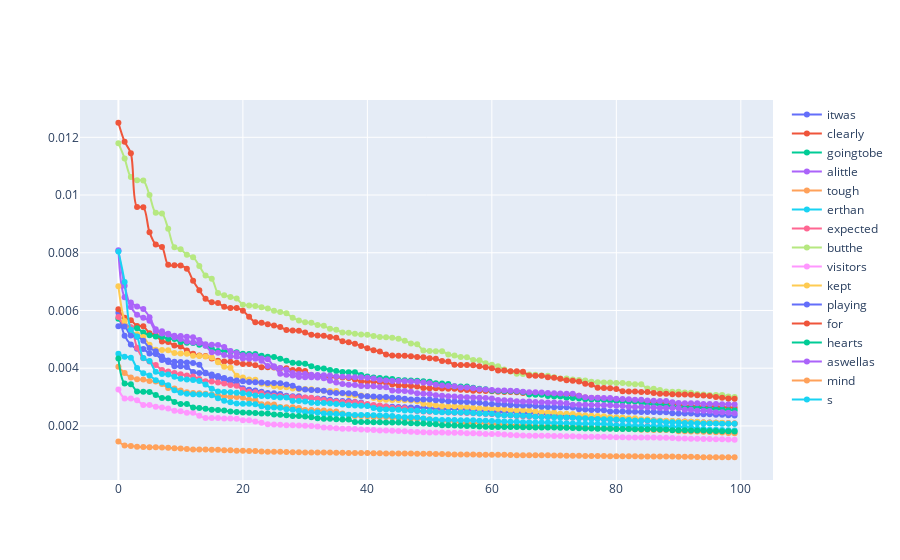

The code cell stored with this chart in its notebook:
### Code cell
max_parad = 100 # max_non_zeroes
slg.util.plot_scatter_line(list(range(max_parad)),sent_seq.chain.tokens[0].paradigm.values,sent_seq.chain.tokens[0].label, add_trace=[(list(range(max_parad)), token.paradigm.values, token.label) for token in sent_seq.chain.tokens[1:]])

### Figure 1 — Plotly figure (JSON) as saved in the notebook; plotly's stock layout.template omitted (floating-point values rounded to 4 significant figures; data arrays with more than 128 entries replaced by an {"elided": "..."} marker saying what was removed)
{"data": [{"line": {"shape": "spline"}, "mode": "lines+markers", "name": "itwas", "type": "scatter", "x": [0, 1, 2, 3, 4, 5, 6, 7, 8, 9, 10, 11, 12, 13, 14, 15, 16, 17, 18, 19, 20, 21, 22, 23, 24, 25, 26, 27, 28, 29, 30, 31, 32, 33, 34, 35, 36, 37, 38, 39, 40, 41, 42, 43, 44, 45, 46, 47, 48, 49, 50, 51, 52, 53, 54, 55, 56, 57, 58, 59, 60, 61, 62, 63, 64, 65, 66, 67, 68, 69, 70, 71, 72, 73, 74, 75, 76, 77, 78, 79, 80, 81, 82, 83, 84, 85, 86, 87, 88, 89, 90, 91, 92, 93, 94, 95, 96, 97, 98, 99], "y": {"elided": "3220 float values"}}, {"line": {"shape": "spline"}, "mode": "lines+markers", "name": "clearly", "type": "scatter", "x": [0, 1, 2, 3, 4, 5, 6, 7, 8, 9, 10, 11, 12, 13, 14, 15, 16, 17, 18, 19, 20, 21, 22, 23, 24, 25, 26, 27, 28, 29, 30, 31, 32, 33, 34, 35, 36, 37, 38, 39, 40, 41, 42, 43, 44, 45, 46, 47, 48, 49, 50, 51, 52, 53, 54, 55, 56, 57, 58, 59, 60, 61, 62, 63, 64, 65, 66, 67, 68, 69, 70, 71, 72, 73, 74, 75, 76, 77, 78, 79, 80, 81, 82, 83, 84, 85, 86, 87, 88, 89, 90, 91, 92, 93, 94, 95, 96, 97, 98, 99], "y": {"elided": "3220 float values"}}, {"line": {"shape": "spline"}, "mode": "lines+markers", "name": "goingtobe", "type": "scatter", "x": [0, 1, 2, 3, 4, 5, 6, 7, 8, 9, 10, 11, 12, 13, 14, 15, 16, 17, 18, 19, 20, 21, 22, 23, 24, 25, 26, 27, 28, 29, 30, 31, 32, 33, 34, 35, 36, 37, 38, 39, 40, 41, 42, 43, 44, 45, 46, 47, 48, 49, 50, 51, 52, 53, 54, 55, 56, 57, 58, 59, 60, 61, 62, 63, 64, 65, 66, 67, 68, 69, 70, 71, 72, 73, 74, 75, 76, 77, 78, 79, 80, 81, 82, 83, 84, 85, 86, 87, 88, 89, 90, 91, 92, 93, 94, 95, 96, 97, 98, 99], "y": {"elided": "3220 float values"}}, {"line": {"shape": "spline"}, "mode": "lines+markers", "name": "alittle", "type": "scatter", "x": [0, 1, 2, 3, 4, 5, 6, 7, 8, 9, 10, 11, 12, 13, 14, 15, 16, 17, 18, 19, 20, 21, 22, 23, 24, 25, 26, 27, 28, 29, 30, 31, 32, 33, 34, 35, 36, 37, 38, 39, 40, 41, 42, 43, 44, 45, 46, 47, 48, 49, 50, 51, 52, 53, 54, 55, 56, 57, 58, 59, 60, 61, 62, 63, 64, 65, 66, 67, 68, 69, 70, 71, 72, 73, 74, 75, 76, 77, 78, 79, 80, 81, 82, 83, 84, 85, 86, 87, 88, 89, 90, 91, 92, 93, 94, 95, 96, 97, 98, 99], "y": {"elided": "3220 float values"}}, {"line": {"shape": "spline"}, "mode": "lines+markers", "name": "tough", "type": "scatter", "x": [0, 1, 2, 3, 4, 5, 6, 7, 8, 9, 10, 11, 12, 13, 14, 15, 16, 17, 18, 19, 20, 21, 22, 23, 24, 25, 26, 27, 28, 29, 30, 31, 32, 33, 34, 35, 36, 37, 38, 39, 40, 41, 42, 43, 44, 45, 46, 47, 48, 49, 50, 51, 52, 53, 54, 55, 56, 57, 58, 59, 60, 61, 62, 63, 64, 65, 66, 67, 68, 69, 70, 71, 72, 73, 74, 75, 76, 77, 78, 79, 80, 81, 82, 83, 84, 85, 86, 87, 88, 89, 90, 91, 92, 93, 94, 95, 96, 97, 98, 99], "y": {"elided": "3220 float values"}}, {"line": {"shape": "spline"}, "mode": "lines+markers", "name": "erthan", "type": "scatter", "x": [0, 1, 2, 3, 4, 5, 6, 7, 8, 9, 10, 11, 12, 13, 14, 15, 16, 17, 18, 19, 20, 21, 22, 23, 24, 25, 26, 27, 28, 29, 30, 31, 32, 33, 34, 35, 36, 37, 38, 39, 40, 41, 42, 43, 44, 45, 46, 47, 48, 49, 50, 51, 52, 53, 54, 55, 56, 57, 58, 59, 60, 61, 62, 63, 64, 65, 66, 67, 68, 69, 70, 71, 72, 73, 74, 75, 76, 77, 78, 79, 80, 81, 82, 83, 84, 85, 86, 87, 88, 89, 90, 91, 92, 93, 94, 95, 96, 97, 98, 99], "y": {"elided": "3220 float values"}}, {"line": {"shape": "spline"}, "mode": "lines+markers", "name": "expected", "type": "scatter", "x": [0, 1, 2, 3, 4, 5, 6, 7, 8, 9, 10, 11, 12, 13, 14, 15, 16, 17, 18, 19, 20, 21, 22, 23, 24, 25, 26, 27, 28, 29, 30, 31, 32, 33, 34, 35, 36, 37, 38, 39, 40, 41, 42, 43, 44, 45, 46, 47, 48, 49, 50, 51, 52, 53, 54, 55, 56, 57, 58, 59, 60, 61, 62, 63, 64, 65, 66, 67, 68, 69, 70, 71, 72, 73, 74, 75, 76, 77, 78, 79, 80, 81, 82, 83, 84, 85, 86, 87, 88, 89, 90, 91, 92, 93, 94, 95, 96, 97, 98, 99], "y": {"elided": "3220 float values"}}, {"line": {"shape": "spline"}, "mode": "lines+markers", "name": "butthe", "type": "scatter", "x": [0, 1, 2, 3, 4, 5, 6, 7, 8, 9, 10, 11, 12, 13, 14, 15, 16, 17, 18, 19, 20, 21, 22, 23, 24, 25, 26, 27, 28, 29, 30, 31, 32, 33, 34, 35, 36, 37, 38, 39, 40, 41, 42, 43, 44, 45, 46, 47, 48, 49, 50, 51, 52, 53, 54, 55, 56, 57, 58, 59, 60, 61, 62, 63, 64, 65, 66, 67, 68, 69, 70, 71, 72, 73, 74, 75, 76, 77, 78, 79, 80, 81, 82, 83, 84, 85, 86, 87, 88, 89, 90, 91, 92, 93, 94, 95, 96, 97, 98, 99], "y": {"elided": "3220 float values"}}, {"line": {"shape": "spline"}, "mode": "lines+markers", "name": "visitors", "type": "scatter", "x": [0, 1, 2, 3, 4, 5, 6, 7, 8, 9, 10, 11, 12, 13, 14, 15, 16, 17, 18, 19, 20, 21, 22, 23, 24, 25, 26, 27, 28, 29, 30, 31, 32, 33, 34, 35, 36, 37, 38, 39, 40, 41, 42, 43, 44, 45, 46, 47, 48, 49, 50, 51, 52, 53, 54, 55, 56, 57, 58, 59, 60, 61, 62, 63, 64, 65, 66, 67, 68, 69, 70, 71, 72, 73, 74, 75, 76, 77, 78, 79, 80, 81, 82, 83, 84, 85, 86, 87, 88, 89, 90, 91, 92, 93, 94, 95, 96, 97, 98, 99], "y": {"elided": "3220 float values"}}, {"line": {"shape": "spline"}, "mode": "lines+markers", "name": "kept", "type": "scatter", "x": [0, 1, 2, 3, 4, 5, 6, 7, 8, 9, 10, 11, 12, 13, 14, 15, 16, 17, 18, 19, 20, 21, 22, 23, 24, 25, 26, 27, 28, 29, 30, 31, 32, 33, 34, 35, 36, 37, 38, 39, 40, 41, 42, 43, 44, 45, 46, 47, 48, 49, 50, 51, 52, 53, 54, 55, 56, 57, 58, 59, 60, 61, 62, 63, 64, 65, 66, 67, 68, 69, 70, 71, 72, 73, 74, 75, 76, 77, 78, 79, 80, 81, 82, 83, 84, 85, 86, 87, 88, 89, 90, 91, 92, 93, 94, 95, 96, 97, 98, 99], "y": {"elided": "3220 float values"}}, {"line": {"shape": "spline"}, "mode": "lines+markers", "name": "playing", "type": "scatter", "x": [0, 1, 2, 3, 4, 5, 6, 7, 8, 9, 10, 11, 12, 13, 14, 15, 16, 17, 18, 19, 20, 21, 22, 23, 24, 25, 26, 27, 28, 29, 30, 31, 32, 33, 34, 35, 36, 37, 38, 39, 40, 41, 42, 43, 44, 45, 46, 47, 48, 49, 50, 51, 52, 53, 54, 55, 56, 57, 58, 59, 60, 61, 62, 63, 64, 65, 66, 67, 68, 69, 70, 71, 72, 73, 74, 75, 76, 77, 78, 79, 80, 81, 82, 83, 84, 85, 86, 87, 88, 89, 90, 91, 92, 93, 94, 95, 96, 97, 98, 99], "y": {"elided": "3220 float values"}}, {"line": {"shape": "spline"}, "mode": "lines+markers", "name": "for", "type": "scatter", "x": [0, 1, 2, 3, 4, 5, 6, 7, 8, 9, 10, 11, 12, 13, 14, 15, 16, 17, 18, 19, 20, 21, 22, 23, 24, 25, 26, 27, 28, 29, 30, 31, 32, 33, 34, 35, 36, 37, 38, 39, 40, 41, 42, 43, 44, 45, 46, 47, 48, 49, 50, 51, 52, 53, 54, 55, 56, 57, 58, 59, 60, 61, 62, 63, 64, 65, 66, 67, 68, 69, 70, 71, 72, 73, 74, 75, 76, 77, 78, 79, 80, 81, 82, 83, 84, 85, 86, 87, 88, 89, 90, 91, 92, 93, 94, 95, 96, 97, 98, 99], "y": {"elided": "3220 float values"}}, {"line": {"shape": "spline"}, "mode": "lines+markers", "name": "hearts", "type": "scatter", "x": [0, 1, 2, 3, 4, 5, 6, 7, 8, 9, 10, 11, 12, 13, 14, 15, 16, 17, 18, 19, 20, 21, 22, 23, 24, 25, 26, 27, 28, 29, 30, 31, 32, 33, 34, 35, 36, 37, 38, 39, 40, 41, 42, 43, 44, 45, 46, 47, 48, 49, 50, 51, 52, 53, 54, 55, 56, 57, 58, 59, 60, 61, 62, 63, 64, 65, 66, 67, 68, 69, 70, 71, 72, 73, 74, 75, 76, 77, 78, 79, 80, 81, 82, 83, 84, 85, 86, 87, 88, 89, 90, 91, 92, 93, 94, 95, 96, 97, 98, 99], "y": {"elided": "3220 float values"}}, {"line": {"shape": "spline"}, "mode": "lines+markers", "name": "aswellas", "type": "scatter", "x": [0, 1, 2, 3, 4, 5, 6, 7, 8, 9, 10, 11, 12, 13, 14, 15, 16, 17, 18, 19, 20, 21, 22, 23, 24, 25, 26, 27, 28, 29, 30, 31, 32, 33, 34, 35, 36, 37, 38, 39, 40, 41, 42, 43, 44, 45, 46, 47, 48, 49, 50, 51, 52, 53, 54, 55, 56, 57, 58, 59, 60, 61, 62, 63, 64, 65, 66, 67, 68, 69, 70, 71, 72, 73, 74, 75, 76, 77, 78, 79, 80, 81, 82, 83, 84, 85, 86, 87, 88, 89, 90, 91, 92, 93, 94, 95, 96, 97, 98, 99], "y": {"elided": "3220 float values"}}, {"line": {"shape": "spline"}, "mode": "lines+markers", "name": "mind", "type": "scatter", "x": [0, 1, 2, 3, 4, 5, 6, 7, 8, 9, 10, 11, 12, 13, 14, 15, 16, 17, 18, 19, 20, 21, 22, 23, 24, 25, 26, 27, 28, 29, 30, 31, 32, 33, 34, 35, 36, 37, 38, 39, 40, 41, 42, 43, 44, 45, 46, 47, 48, 49, 50, 51, 52, 53, 54, 55, 56, 57, 58, 59, 60, 61, 62, 63, 64, 65, 66, 67, 68, 69, 70, 71, 72, 73, 74, 75, 76, 77, 78, 79, 80, 81, 82, 83, 84, 85, 86, 87, 88, 89, 90, 91, 92, 93, 94, 95, 96, 97, 98, 99], "y": {"elided": "3220 float values"}}, {"line": {"shape": "spline"}, "mode": "lines+markers", "name": "s", "type": "scatter", "x": [0, 1, 2, 3, 4, 5, 6, 7, 8, 9, 10, 11, 12, 13, 14, 15, 16, 17, 18, 19, 20, 21, 22, 23, 24, 25, 26, 27, 28, 29, 30, 31, 32, 33, 34, 35, 36, 37, 38, 39, 40, 41, 42, 43, 44, 45, 46, 47, 48, 49, 50, 51, 52, 53, 54, 55, 56, 57, 58, 59, 60, 61, 62, 63, 64, 65, 66, 67, 68, 69, 70, 71, 72, 73, 74, 75, 76, 77, 78, 79, 80, 81, 82, 83, 84, 85, 86, 87, 88, 89, 90, 91, 92, 93, 94, 95, 96, 97, 98, 99], "y": {"elided": "3220 float values"}}], "layout": {"title": {}, "xaxis": {"title": {}}, "yaxis": {"title": {}}}}
